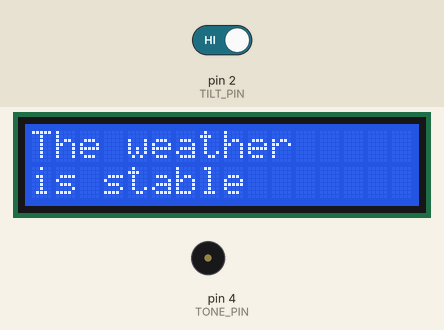
Bench run of a sketch on a simulated Arduino Uno, built with avr-gcc and run on an emulated ATmega328P. On the bench: 16×2 character LCD, buzzer (waves = sounding). The test bench sets the inputs (shaded band); at power-on: pin 2 (TILT_PIN) HIGH. Random numbers use the default seed unless the sketch sets one.

Above: at 7.9 s.
13.1 s: pin 2 (TILT_PIN) driven LOW
At 16.5 s:
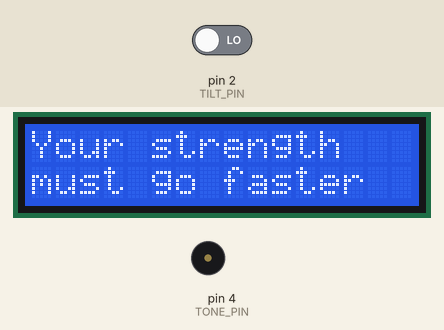
At 25.5 s:
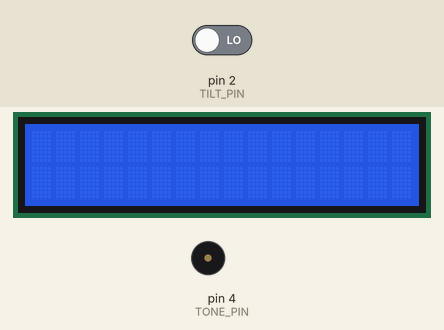
Timing chart, 0 to 26.3 s (numbered marks = the images above; inputs shaded):
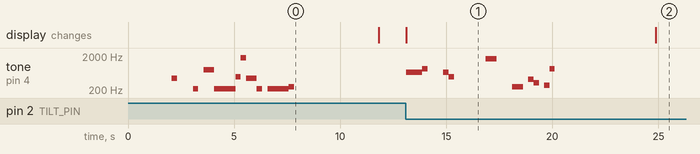

Measured:
- after the input at 13.1 s, tone on pin 4 (TONE_PIN): plays 660 Hz for 0.75 s, 830 Hz for 0.25 s, 660 Hz for 0.25 s, 494 Hz for 0.25 s, 1660 Hz for 0.50 s, 247 Hz for 0.50 s … (10 notes in this stretch), starting at once; the display: changes at once (image 1)

The sketch:

magicBall.ino
```cpp
#include <LiquidCrystal.h> // LCD library
#include <avr/pgmspace.h>  // For reading the strings from program memory into Ram
#include "Text.h"          // The string arrays

// Declaring the Arduino pins in use
const int CONTRAST_PIN = 6;
const int TILT_PIN = 2;
const int TONE_PIN = 4;

// These numbers represent the 12 notes between A3 and middle C.
const int scale[] = {220, 233, 247, 262, 277, 294, 311, 330, 349, 370, 392, 415};
// This timing array is used to generate musical timings in the playTune function
const int timings[] = {250, 250, 250, 500, 500, 1000};

LiquidCrystal lcd(7, 8, 9, 10, 11, 12); // Initialize the LCD object
int contrast = 110;                     // Used to set LCD contrast. Currently doesn't change but could be used for a dynamic contrast effect

// These variables store the state of the ball to test if its shaken
bool shaken = false;
int tiltStatus = 0;
int shakeChanges = 0;
int shake_amount = 2;

// These buffers are used to read the strings from Program Memory into
char nounBuffer[17];
char verbBuffer[17];

void setup()
{
  randomSeed(analogRead(0)); // new randomSeed so that initial predictions are randomized
  // initialize hardware
  lcd.begin(16, 2);
  pinMode(CONTRAST_PIN, OUTPUT);
  pinMode(TILT_PIN, INPUT);
  analogWrite(CONTRAST_PIN, contrast);
  digitalWrite(TILT_PIN, HIGH);
  // Generate a new fortune on startup
  handleShake();
}

void checkShake()
{
  // This function counts the number of times the tilt pin has changed since it was last reset and
  // It calls handleShake when it reaches the shake_amount (set at 2 by default)
  int currentStatus = digitalRead(TILT_PIN);
  if (currentStatus != tiltStatus)
  {
    shakeChanges++;
    tiltStatus = currentStatus;
  }
  if (shakeChanges >= shake_amount)
  {
    handleShake();
  }
}

void handleShake()
{
  // Reset the shake counter, display a new fortune, play a tune
  shakeChanges = 0;
  displayText();
  playTune();
  delay(4000);
  lcd.clear();
}

void displayText()
{
  // this function pulls a random noun and verb from program memory and reads them
  // into the string buffers to display.
  lcd.clear();
  int noun = int(random(128));
  int verb = int(random(128));
  lcd.setCursor(0, 0);
  strcpy_P(nounBuffer, (char *)pgm_read_word(&(noun_table[noun])));
  strcpy_P(verbBuffer, (char *)pgm_read_word(&(verb_table[noun])));
  lcd.print(nounBuffer);
  lcd.setCursor(0, 1);
  lcd.print(verbBuffer);
}

void playTune()
{
  // each tune selects five random notes from the scale as its "key"
  int key[] = {int(random(12)), int(random(12)), int(random(12)), int(random(12)), int(random(12))};
  // the number of notes to use in the random tune
  int notes = int(random(8, 15));
  // The probability that any note is a rest
  int restChance = int(random(3, 6));
  // The probability that any note is transposed up one or two octaves
  int octaveChance = int(random(3, 7));

  for (int note = 0; note < notes; note++) // iterate based on the value of "notes"
  {
    int timing = timings[random(6)]; // for each note, pick a random timing
    if (random(restChance) == 0)     // check if this note should be a rest
    {
      delay(timing);
    }
    else
    {
      // select a random note value from the "key"
      int noteIdx = random(5);
      int pitch = scale[key[noteIdx]];
      // Check three times whether to transpose up one octave (can be cumulative to reach as high as c7)
      if (random(octaveChance) == 0)
      {
        pitch *= 2;
      }
      if (random(octaveChance) == 0)
      {
        pitch *= 2;
      }
      if (random(octaveChance) == 0)
      {
        pitch *= 2;
      }
      // Play the tone
      tone(TONE_PIN, pitch, timing);
    }
    // Pause between notes based on the random timing
    int pause = timings[random(6)];
    delay(pause);
  }
}

void loop()
{
  checkShake();
  delay(10); // Small delay to prevent false positives
}
```

Text.h
```cpp
const char n0[] PROGMEM = "The weather";
const char n1[] PROGMEM = "Your love life";
const char n2[] PROGMEM = "Your health";
const char n3[] PROGMEM = "Your wealth";
const char n4[] PROGMEM = "A stranger";
const char n5[] PROGMEM = "A friend";
const char n6[] PROGMEM = "An ex";
const char n7[] PROGMEM = "This week";
const char n8[] PROGMEM = "Today";
const char n9[] PROGMEM = "This moment";
const char n10[] PROGMEM = "The next thought";
const char n11[] PROGMEM = "The future";
const char n12[] PROGMEM = "The past";
const char n13[] PROGMEM = "The present";
const char n14[] PROGMEM = "Your family";
const char n15[] PROGMEM = "Your art";
const char n16[] PROGMEM = "Politics";
const char n17[] PROGMEM = "This culture";
const char n18[] PROGMEM = "Another culture";
const char n19[] PROGMEM = "Your town";
const char n20[] PROGMEM = "The world";
const char n21[] PROGMEM = "The universe";
const char n22[] PROGMEM = "India";
const char n23[] PROGMEM = "Latin America";
const char n24[] PROGMEM = "Europe";
const char n25[] PROGMEM = "Africa";
const char n26[] PROGMEM = "Fire";
const char n27[] PROGMEM = "Ice";
const char n28[] PROGMEM = "The USA";
const char n29[] PROGMEM = "China";
const char n30[] PROGMEM = "A child";
const char n31[] PROGMEM = "An elder";
const char n32[] PROGMEM = "Your job";
const char n33[] PROGMEM = "Your task";
const char n34[] PROGMEM = "Your career";
const char n35[] PROGMEM = "Your parent";
const char n36[] PROGMEM = "An animal";
const char n37[] PROGMEM = "Your body";
const char n38[] PROGMEM = "Your heart";
const char n39[] PROGMEM = "Your brain";
const char n40[] PROGMEM = "Your sexuality";
const char n41[] PROGMEM = "Nothing";
const char n42[] PROGMEM = "Everything";
const char n43[] PROGMEM = "The outdoors";
const char n44[] PROGMEM = "Your room";
const char n45[] PROGMEM = "Your navel";
const char n46[] PROGMEM = "A lover";
const char n47[] PROGMEM = "Your enemy";
const char n48[] PROGMEM = "Your ambition";
const char n49[] PROGMEM = "Your fear";
const char n50[] PROGMEM = "A favorite";
const char n51[] PROGMEM = "The truth";
const char n52[] PROGMEM = "A lie";
const char n53[] PROGMEM = "Your life";
const char n54[] PROGMEM = "COVID-19";
const char n55[] PROGMEM = "A small thing";
const char n56[] PROGMEM = "A big thing";
const char n57[] PROGMEM = "A tiny thing";
const char n58[] PROGMEM = "A huge thing";
const char n59[] PROGMEM = "Your memory";
const char n60[] PROGMEM = "Your sadness";
const char n61[] PROGMEM = "Your joy";
const char n62[] PROGMEM = "Morality";
const char n63[] PROGMEM = "God";
const char n64[] PROGMEM = "A magician";
const char n65[] PROGMEM = "A scientist";
const char n66[] PROGMEM = "An engineer";
const char n67[] PROGMEM = "A chef";
const char n68[] PROGMEM = "Your next meal";
const char n69[] PROGMEM = "The next sip";
const char n70[] PROGMEM = "The next bite";
const char n71[] PROGMEM = "A better way";
const char n72[] PROGMEM = "A false choice";
const char n73[] PROGMEM = "The right choice";
const char n74[] PROGMEM = "The left path";
const char n75[] PROGMEM = "The right path";
const char n76[] PROGMEM = "A straight road";
const char n77[] PROGMEM = "A winding road";
const char n78[] PROGMEM = "A thought";
const char n79[] PROGMEM = "A prayer";
const char n80[] PROGMEM = "A song";
const char n81[] PROGMEM = "A monster";
const char n82[] PROGMEM = "A teacher";
const char n83[] PROGMEM = "A priest";
const char n84[] PROGMEM = "A business";
const char n85[] PROGMEM = "A foreigner";
const char n86[] PROGMEM = "Your sleep";
const char n87[] PROGMEM = "Your dream";
const char n88[] PROGMEM = "Your best friend";
const char n89[] PROGMEM = "A book";
const char n90[] PROGMEM = "Your last poem";
const char n91[] PROGMEM = "Your next poem";
const char n92[] PROGMEM = "This story";
const char n93[] PROGMEM = "Your eye";
const char n94[] PROGMEM = "Your ear";
const char n95[] PROGMEM = "Your mouth";
const char n96[] PROGMEM = "Your stomach";
const char n97[] PROGMEM = "Your liver";
const char n98[] PROGMEM = "The question";
const char n99[] PROGMEM = "The answer";
const char n100[] PROGMEM = "A cat";
const char n101[] PROGMEM = "A dog";
const char n102[] PROGMEM = "A fish";
const char n103[] PROGMEM = "A bird";
const char n104[] PROGMEM = "A dragon";
const char n105[] PROGMEM = "The mountain";
const char n106[] PROGMEM = "The forest";
const char n107[] PROGMEM = "The ocean";
const char n108[] PROGMEM = "The river";
const char n109[] PROGMEM = "The lake";
const char n110[] PROGMEM = "The hill";
const char n111[] PROGMEM = "The field";
const char n112[] PROGMEM = "The farm";
const char n113[] PROGMEM = "The city";
const char n114[] PROGMEM = "The road";
const char n115[] PROGMEM = "A vehicle";
const char n116[] PROGMEM = "The right word";
const char n117[] PROGMEM = "The wrong word";
const char n118[] PROGMEM = "Your wallet";
const char n119[] PROGMEM = "A doctor";
const char n120[] PROGMEM = "Your strength";
const char n121[] PROGMEM = "An old shoe";
const char n122[] PROGMEM = "This mystery";
const char n123[] PROGMEM = "Something";
const char n124[] PROGMEM = "My program";
const char n125[] PROGMEM = "My music";
const char n126[] PROGMEM = "My maker";
const char n127[] PROGMEM = "Death";
const char *const noun_table[] PROGMEM = {n0,n1,n2,n3,n4,n5,n6,n7,n8,n9,n10,n11,n12,n13,n14,n15,n16,n17,n18,n19,n20,n21,n22,n23,n24,n25,n26,n27,n28,n29,n30,n31,n32,n33,n34,n35,n36,n37,n38,n39,n40,n41,n42,n43,n44,n45,n46,n47,n48,n49,n50,n51,n52,n53,n54,n55,n56,n57,n58,n59,n60,n61,n62,n63,n64,n65,n66,n67,n68,n69,n70,n71,n72,n73,n74,n75,n76,n77,n78,n79,n80,n81,n82,n83,n84,n85,n86,n87,n88,n89,n90,n91,n92,n93,n94,n95,n96,n97,n98,n99,n100,n101,n102,n103,n104,n105,n106,n107,n108,n109,n110,n111,n112,n113,n114,n115,n116,n117,n118,n119,n120,n121,n122,n123,n124,n125,n126,n127};const char v0[] PROGMEM = "is stable";
const char v1[] PROGMEM = "is unstable";
const char v2[] PROGMEM = "needs attention";
const char v3[] PROGMEM = "looks bright";
const char v4[] PROGMEM = "looks dim";
const char v5[] PROGMEM = "is in crisis";
const char v6[] PROGMEM = "is flourishing";
const char v7[] PROGMEM = "is unclear";
const char v8[] PROGMEM = "will prevail";
const char v9[] PROGMEM = "will falter";
const char v10[] PROGMEM = "is unknown";
const char v11[] PROGMEM = "cannot be said";
const char v12[] PROGMEM = "has the answer";
const char v13[] PROGMEM = "is the answer";
const char v14[] PROGMEM = "needs you";
const char v15[] PROGMEM = "loves you";
const char v16[] PROGMEM = "hates you";
const char v17[] PROGMEM = "is indifferent";
const char v18[] PROGMEM = "is chaotic";
const char v19[] PROGMEM = "wants you";
const char v20[] PROGMEM = "deserves more";
const char v21[] PROGMEM = "asks why";
const char v22[] PROGMEM = "asks when";
const char v23[] PROGMEM = "asks how";
const char v24[] PROGMEM = "laughs at you";
const char v25[] PROGMEM = "laughs with you";
const char v26[] PROGMEM = "says yes";
const char v27[] PROGMEM = "says no";
const char v28[] PROGMEM = "says stop";
const char v29[] PROGMEM = "says go";
const char v30[] PROGMEM = "burns";
const char v31[] PROGMEM = "is silent";
const char v32[] PROGMEM = "screams";
const char v33[] PROGMEM = "whispers";
const char v34[] PROGMEM = "grumbles";
const char v35[] PROGMEM = "laughs";
const char v36[] PROGMEM = "sings";
const char v37[] PROGMEM = "is everything";
const char v38[] PROGMEM = "is nothing";
const char v39[] PROGMEM = "mourns";
const char v40[] PROGMEM = "makes sense";
const char v41[] PROGMEM = "could work";
const char v42[] PROGMEM = "can't work";
const char v43[] PROGMEM = "won't work";
const char v44[] PROGMEM = "will work";
const char v45[] PROGMEM = "needs something";
const char v46[] PROGMEM = "needs nothing";
const char v47[] PROGMEM = "can wait";
const char v48[] PROGMEM = "can't wait";
const char v49[] PROGMEM = "is next";
const char v50[] PROGMEM = "is ready";
const char v51[] PROGMEM = "isn't ready";
const char v52[] PROGMEM = "will win";
const char v53[] PROGMEM = "will lose";
const char v54[] PROGMEM = "finds a way";
const char v55[] PROGMEM = "finds a purpose";
const char v56[] PROGMEM = "will get lost";
const char v57[] PROGMEM = "will be found";
const char v58[] PROGMEM = "will wish for...";
const char v59[] PROGMEM = "forgives you";
const char v60[] PROGMEM = "forgot you";
const char v61[] PROGMEM = "is the question";
const char v62[] PROGMEM = "don't you think?";
const char v63[] PROGMEM = "will die";
const char v64[] PROGMEM = "should die";
const char v65[] PROGMEM = "won't die";
const char v66[] PROGMEM = "will be reborn";
const char v67[] PROGMEM = "is all you need";
const char v68[] PROGMEM = "isn't there";
const char v69[] PROGMEM = "is with us";
const char v70[] PROGMEM = "needs work";
const char v71[] PROGMEM = "can frustrate";
const char v72[] PROGMEM = "can inspire";
const char v73[] PROGMEM = "can hinder";
const char v74[] PROGMEM = "can help";
const char v75[] PROGMEM = "can block";
const char v76[] PROGMEM = "can confuse";
const char v77[] PROGMEM = "is needed";
const char v78[] PROGMEM = "must come first";
const char v79[] PROGMEM = "is not important";
const char v80[] PROGMEM = "is imporant";
const char v81[] PROGMEM = "does little";
const char v82[] PROGMEM = "does much";
const char v83[] PROGMEM = "doesn't lie";
const char v84[] PROGMEM = "is lying";
const char v85[] PROGMEM = "will lie";
const char v86[] PROGMEM = "won't lie";
const char v87[] PROGMEM = "will betray you";
const char v88[] PROGMEM = "will be alright";
const char v89[] PROGMEM = "will go wrong";
const char v90[] PROGMEM = "may disappoint";
const char v91[] PROGMEM = "won't disappoint";
const char v92[] PROGMEM = "will disappoint";
const char v93[] PROGMEM = "is critical";
const char v94[] PROGMEM = "is unimportant";
const char v95[] PROGMEM = "will help";
const char v96[] PROGMEM = "won't help";
const char v97[] PROGMEM = "is your downfall";
const char v98[] PROGMEM = "is key";
const char v99[] PROGMEM = "torments you";
const char v100[] PROGMEM = "turns out right";
const char v101[] PROGMEM = "may rise";
const char v102[] PROGMEM = "will rise";
const char v103[] PROGMEM = "may fall";
const char v104[] PROGMEM = "will fall";
const char v105[] PROGMEM = "falls";
const char v106[] PROGMEM = "rises";
const char v107[] PROGMEM = "has to work";
const char v108[] PROGMEM = "has to relax";
const char v109[] PROGMEM = "must focus";
const char v110[] PROGMEM = "must loosen up";
const char v111[] PROGMEM = "may be important";
const char v112[] PROGMEM = "is useless";
const char v113[] PROGMEM = "is useful";
const char v114[] PROGMEM = "will be useful";
const char v115[] PROGMEM = "will come back";
const char v116[] PROGMEM = "won't come back";
const char v117[] PROGMEM = "is a crime";
const char v118[] PROGMEM = "is the law";
const char v119[] PROGMEM = "must make way";
const char v120[] PROGMEM = "must go faster";
const char v121[] PROGMEM = "must go slower";
const char v122[] PROGMEM = "must go harder";
const char v123[] PROGMEM = "must go softer";
const char v124[] PROGMEM = "must wait";
const char v125[] PROGMEM = "may be too late";
const char v126[] PROGMEM = "may be too soon";
const char v127[] PROGMEM = "triumphs";
const char *const verb_table[] PROGMEM = {v0,v1,v2,v3,v4,v5,v6,v7,v8,v9,v10,v11,v12,v13,v14,v15,v16,v17,v18,v19,v20,v21,v22,v23,v24,v25,v26,v27,v28,v29,v30,v31,v32,v33,v34,v35,v36,v37,v38,v39,v40,v41,v42,v43,v44,v45,v46,v47,v48,v49,v50,v51,v52,v53,v54,v55,v56,v57,v58,v59,v60,v61,v62,v63,v64,v65,v66,v67,v68,v69,v70,v71,v72,v73,v74,v75,v76,v77,v78,v79,v80,v81,v82,v83,v84,v85,v86,v87,v88,v89,v90,v91,v92,v93,v94,v95,v96,v97,v98,v99,v100,v101,v102,v103,v104,v105,v106,v107,v108,v109,v110,v111,v112,v113,v114,v115,v116,v117,v118,v119,v120,v121,v122,v123,v124,v125,v126,v127};
```
